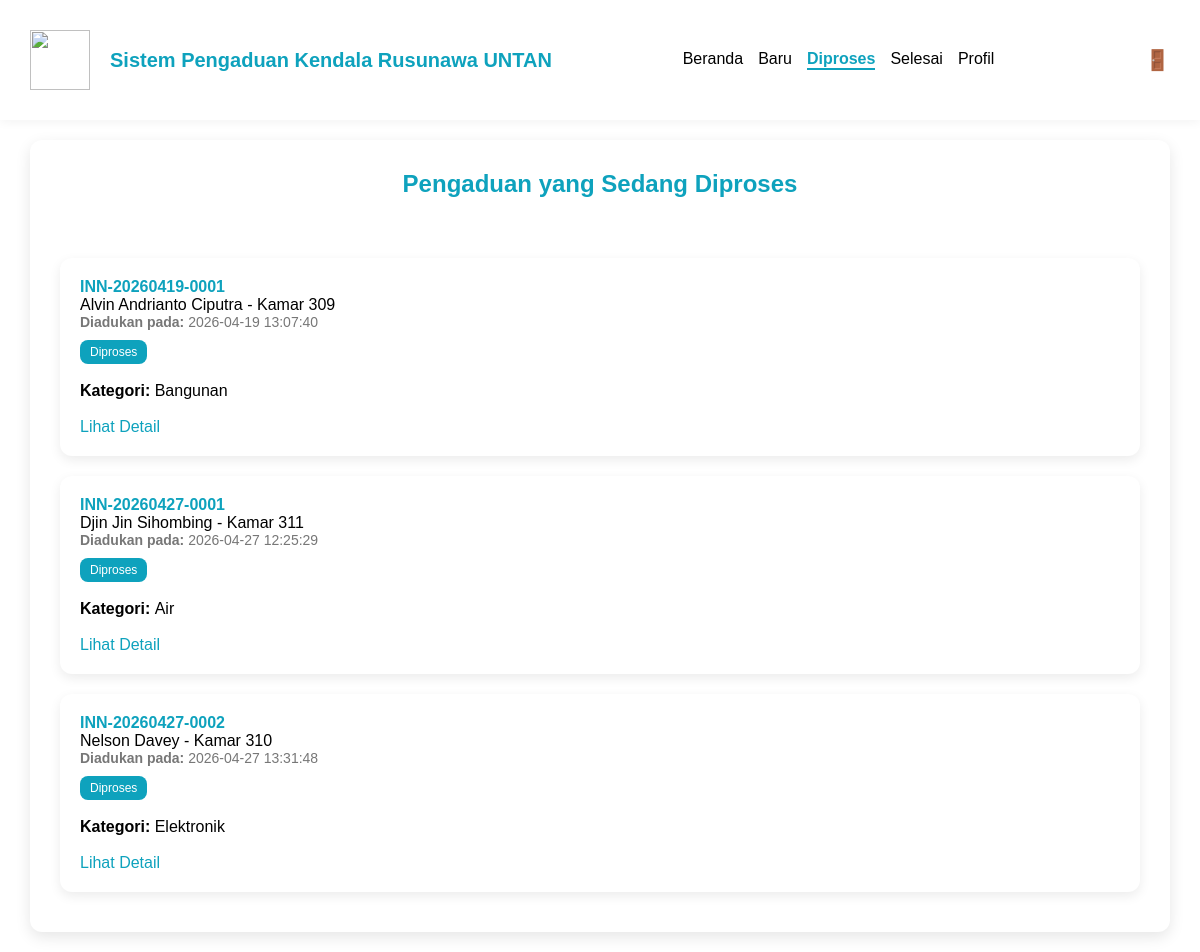
Screenshot of /teknisi/diproses.php (signed in) with the database file from the repository.
### tables this page shows
CREATE TABLE `pengaduan` (
  `id_pengaduan` int(11) NOT NULL,
  `nomor_tiket` varchar(30) NOT NULL,
  `id_penghuni` int(11) NOT NULL,
  `id_teknisi` int(11) DEFAULT NULL,
  `kategori` enum('Internet','Listrik','Air','Bangunan','Perabotan','Elektronik','Lainnya') DEFAULT NULL,
  `deskripsi` text NOT NULL,
  `status` enum('Menunggu','Diproses','Selesai') DEFAULT NULL,
  `bukti_foto` varchar(255) DEFAULT NULL,
  `bukti_penyelesaian` varchar(255) DEFAULT NULL,
  `created_at` datetime DEFAULT current_timestamp(),
  `updated_at` datetime DEFAULT NULL ON UPDATE current_timestamp(),
  `penanganan_dini` text DEFAULT NULL,
  `komentar_penyelesaian` text DEFAULT NULL
);

CREATE TABLE `penghuni` (
  `id_penghuni` int(11) NOT NULL,
  `nama_penghuni` varchar(100) NOT NULL,
  `email_student` varchar(50) NOT NULL,
  `password` varchar(255) DEFAULT NULL,
  `kamar` varchar(10) NOT NULL,
  `jenis_hunian` enum('Rusunawa Putri','Rusunawa Putra','Rusun INN') NOT NULL,
  `nomor_hp` varchar(15) NOT NULL,
  `created_at` datetime DEFAULT current_timestamp()
);

### teknisi/diproses.php (the view, shortened to what this page needs)
<?php
$page = 'diproses';
include '../config/koneksi.php';
include '../shared/navbar.php';
$id = $_SESSION['id'];
$departemen = $_SESSION['departemen_gedung'];
$status = 'Diproses';
$stmt = mysqli_prepare($koneksi, "
    SELECT p.*, ph.nama_penghuni, ph.kamar
    FROM pengaduan p
    JOIN penghuni ph ON p.id_penghuni = ph.id_penghuni
    WHERE p.status = ?
    AND p.id_teknisi = ?
    ORDER BY p.created_at ASC
");
mysqli_stmt_bind_param($stmt, "si", $status, $id);
mysqli_stmt_execute($stmt);
$query = mysqli_stmt_get_result($stmt);
?>
<!DOCTYPE html>
<html>
<head>
</head>
<body>
    <div class="konten">
        <h2 id="judul-h2">Pengaduan yang Sedang Diproses</h2>
        <?php if (mysqli_num_rows($query) > 0): ?>
            <?php while ($row = mysqli_fetch_assoc($query)): ?>
                <div class="card-forum">
                    <div class="card-header">
                        <div class="ticket">
                            <?= $row['nomor_tiket'] ?>
                        </div>
                        <div>
                            <?= $row['nama_penghuni'] ?> - Kamar
                            <?= $row['kamar'] ?>
                        </div>
                        <div class="meta">
                            <strong>Diadukan pada: </strong>
                            <?= $row['created_at'] ?>
                        </div>
                    </div>
                    <div>
                        <?php
                        $status_class = '';
                        if ($row['status'] == 'Menunggu')
                            $status_class = 'menunggu';
                        elseif ($row['status'] == 'Diproses')
                            $status_class = 'diproses';
                        else
                            $status_class = 'selesai';
                        ?>
                        <span class="status <?= $status_class ?>">
                            <?= $row['status'] ?>
                        </span>
                    </div><br>
                    <span>
                        <strong>Kategori: </strong><?= $row['kategori'] ?>
                    </span><br><br>
                    <a href="../shared/detail_pengaduan.php?id=<?= $row['id_pengaduan']?>&page=<?= $page ?>">
                        Lihat Detail
                    </a>
                </div>
            <?php endwhile; ?>
        <?php else: ?>
            <p>Belum ada pengaduan yang sedang diproses dari penghuni <?= $departemen ?></p>
        <?php endif; ?>
    </div>
</body>
</html>

### assets/css/style.css (style rules this page uses)
body { margin: 0; font-family: Arial, sans-serif; }
.konten { background: white; margin: 20px 320px; padding: 30px; border-radius: 12px; box-shadow: 0 5px 15px rgba(0, 0, 0, 0.1); }
#judul-h2 { text-align: center; margin-top: 10px; margin-bottom: 60px; color: #0EA2BD; }
.card-forum { background: white; border-radius: 12px; padding: 20px; margin-bottom: 20px; box-shadow: 0 4px 12px rgba(0, 0, 0, 0.08); }
.card-header { margin-bottom: 10px; }
.ticket { font-weight: bold; color: #0EA2BD; }
.meta { font-size: 14px; color: #777; }
.status { display: inline-block; padding: 5px 10px; border-radius: 8px; font-size: 12px; color: white; }
.diproses { background: #0EA2BD; }
.konten a { color: #0EA2BD; text-decoration: none; }
@media (max-width: 1300px) { .konten { margin: 20px 30px; } }
@media (max-width: 1300px) { .konten { padding: 20px 30px; } }

### rows the page displays
pengaduan: nomor_tiket "INN-20260419-0001", id_penghuni.nama_penghuni "Alvin Andrianto Ciputra", id_penghuni.kamar "309", created_at "2026-04-19 13:07:40", status "Diproses", kategori "Bangunan"
pengaduan: nomor_tiket "INN-20260427-0001", id_penghuni.nama_penghuni "Djin Jin Sihombing", id_penghuni.kamar "311", created_at "2026-04-27 12:25:29", status "Diproses", kategori "Air"
pengaduan: nomor_tiket "INN-20260427-0002", id_penghuni.nama_penghuni "Nelson Davey", id_penghuni.kamar "310", created_at "2026-04-27 13:31:48", status "Diproses", kategori "Elektronik"
